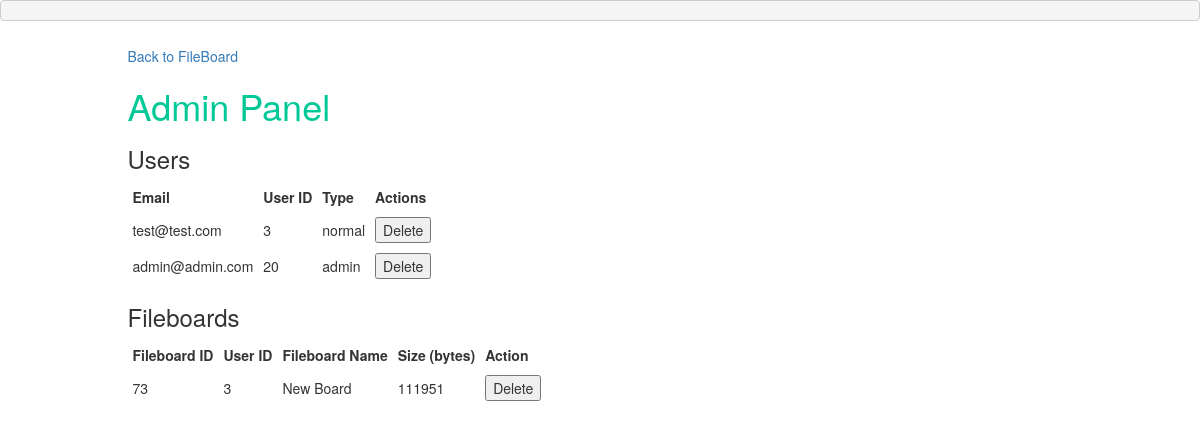
Before: /admin.php (signed in) with the older database file.
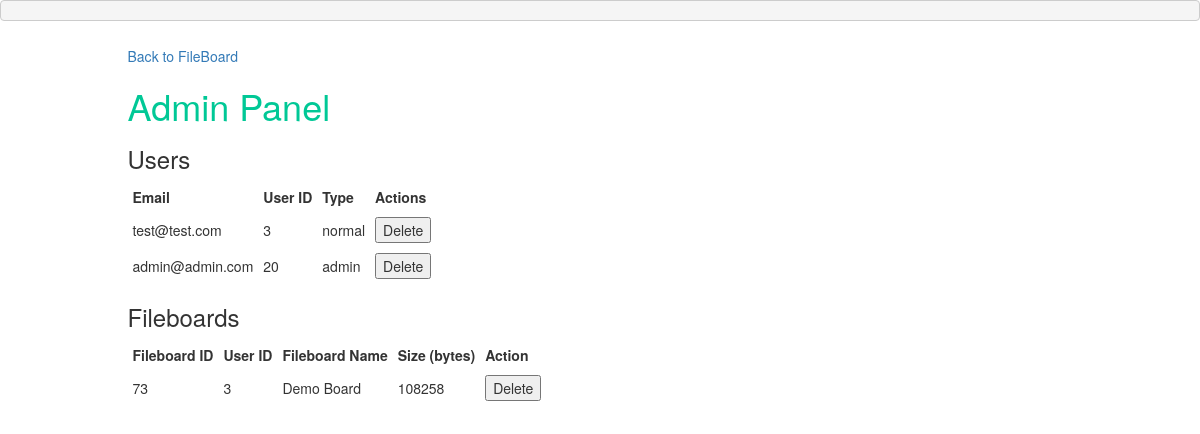
After: the same page with the newer database file.
### tables this page shows
CREATE TABLE `fileboards` (
  `id` int(10) UNSIGNED NOT NULL,
  `userid` int(10) UNSIGNED NOT NULL,
  `name` varchar(100) NOT NULL DEFAULT 'Unnamed',
  `data` mediumblob NOT NULL
);

### admin.php (the view, shortened to what this page needs)
<?php
require_once 'database.php';
$users = $conn->prepare("SELECT userid, email, type FROM `users`");
$users->execute();
$fileboards = $conn->prepare("SELECT id, userid, name, LENGTH(data) FROM `fileboards` ORDER BY LENGTH(data) DESC");
$fileboards->execute();
?>
<!DOCTYPE html>
<html>
    <head>
        <link rel="stylesheet" href="https://maxcdn.bootstrapcdn.com/bootstrap/3.3.7/css/bootstrap.min.css">
        <link rel="stylesheet" href="admin_style.css">
    </head>
    <body>
        <pre><?php  ?></pre>
        <div class="container">
            <div class="row">
                <div class="col-sm-1">
                </div>
                <div class="col-sm-10">
                    <div id="go-back">
                        <a href=".">Back to FileBoard</a>
                    </div>
                    <h1>Admin Panel</h1>
                    <h3>Users</h3>
                    <form action="<?php echo htmlspecialchars($_SERVER['PHP_SELF']); ?>" method="post">
                        <table id="user-table">
                            <tbody>
                                <tr>
                                    <th>Email</th>
                                    <th>User ID</th>
                                    <th>Type</th>
                                    <th>Actions</th>
                                </tr>
                                <?php
                                while ($row = $users->fetch(PDO::FETCH_ASSOC)) {
                                    echo "<tr>";
                                    echo "<td>" . $row["email"] . "</td>";
                                    echo "<td>" . $row["userid"] . "</td>";
                                    echo "<td>" . $row["type"] . "</td>";
                                    echo "<td><button name='deleteUser' value=" . $row["userid"] . ">Delete</button></td>";
                                    echo "</tr>";
                                }
                                ?>
                            </tbody>
                        </table>
                    </form>
                    <h3>Fileboards</h3>
                    <form action="<?php echo htmlspecialchars($_SERVER['PHP_SELF']); ?>" method="post">
                        <table id="fileboard-table">
                            <tbody>
                                <tr>
                                    <th>Fileboard ID</th>
                                    <th>User ID</th>
                                    <th>Fileboard Name</th>
                                    <th>Size (bytes)</th>
                                    <th>Action</th>
                                </tr>
                                <?php
                                while ($row = $fileboards->fetch(PDO::FETCH_ASSOC)) {
                                    echo "<tr>";
                                    echo "<td>" . $row["id"] . "</td>";
                                    echo "<td>" . $row["userid"] . "</td>";
                                    echo "<td>" . $row["name"] . "</td>";
                                    echo "<td>" . $row["LENGTH(data)"] . "</td>";
                                    echo "<td><button name='deleteFileboard' value=" . $row["id"] . ">Delete</button></td>";
                                    echo "</tr>";
                                }
                                ?>
                            </tbody>
                        </table>
                    </form>
                </div>
                <div class="col-sm-1">
                </div>
            </div>
        </div>
    </body>
</html>

Changed rows visible on the page:
changed fileboards id 73: name "New Board" → "Demo Board"; LENGTH "111951" → "108258"
